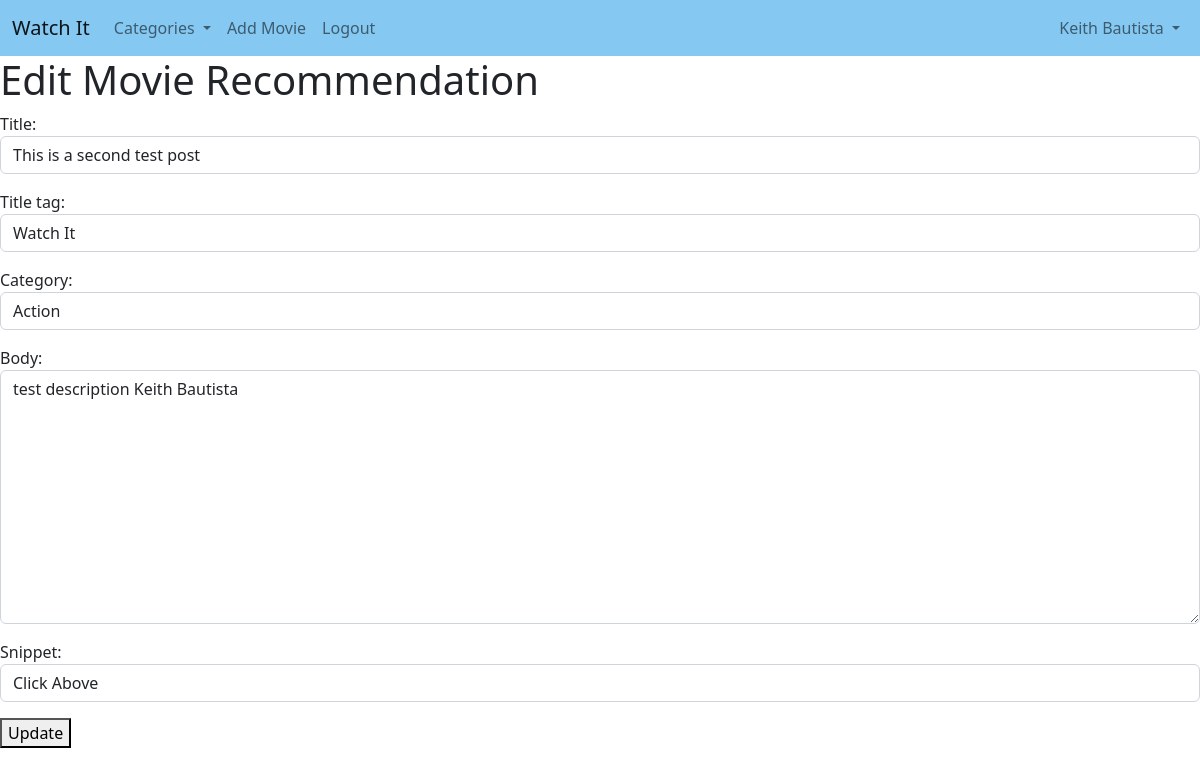
Page /movie/edit/2 (signed in) on the committed database.
### watchit/models.py (models this page shows, shortened)
class Post(models.Model):
    title = models.CharField(max_length=255)
    title_tag = models.CharField(max_length=255)
    header_image = CloudinaryField('image', default='default')
    author = models.ForeignKey(User, on_delete=models.CASCADE)
    """This will delete all of users' posts"""
    body = RichTextField(blank=True, null=True)
    post_date = models.DateField(auto_now_add=True)
    category = models.CharField(max_length=255, default='Action')
    snippet = models.CharField(max_length=255, default='Click Above')
    likes = models.ManyToManyField(User, related_name='blog_posts')

### watchit/views.py (the view)
# urls.py: path('movie/edit/<int:pk>', UpdateMovieView.as_view(), name="edit-movie"),
class UpdateMovieView(UpdateView):
    model = Post
    form_class = UpdatePost
    template_name = 'movie_update.html'
    def get_context_data(self, *args, **kwargs):
        category_menu = Category.objects.all()
        context = super(UpdateMovieView, self).get_context_data(*args, **kwargs)
        context["category_menu"] = category_menu
        return context

### watchit/forms.py
class UpdatePost(forms.ModelForm):
    class Meta:
        model = Post
        fields = ('title', 'title_tag', 'category', 'body', 'snippet')
        widgets = {
            'title': forms.TextInput(attrs={'class': 'form-control'}),
            'title_tag': forms.TextInput(attrs={'class': 'form-control'}),
            'category': forms.Select(choices=choice_list, attrs={'class': 'form-control'}),
            'body': forms.Textarea(attrs={'class': 'form-control'}),
            'snippet': forms.TextInput(attrs={'class': 'form-control'}),
            }

### watchit/models.py (called while the page is built)
    def __str__(self):
        return self.name

### watchit/templates/movie_update.html (shortened to what this page needs)
{% extends 'base.html' %}
{% block content %}
{% if user.is_authenticated %}
    {% if user.id == post.author.id %}
    <h1>Edit Movie Recommendation</h1>
    <div class="form-group">
        <form method="POST">
            {{ form.as_p }}
            <button>Update</button>
    </div>
    {% else %}
    <h1>You cannot edit this page</h1>
    {% endif %}
{% else %}
    <h1>You are not logged in</h1>
        <button class="nav-link" href="{% url 'registration' %}">Register</button>
        <button class="nav-link" href="{% url 'login' %}">Login</button>
{% endif %}
 {% endblock %}

### watchit/templates/base.html (shortened to what this page needs)
{% load static %}
<!doctype html>
<html lang="en">
  <head>
    <link href="https://cdn.jsdelivr.net/npm/bootstrap@5.2.2/dist/css/bootstrap.min.css" rel="stylesheet">
    <link rel="stylesheet" href="{% static 'css/style.css' %}">
  </head>
<body>
    <nav class="navbar navbar-expand-lg bg-light" id="navBarStyle">
        <div class="container-fluid">
          <a class="navbar-brand" href="{% url 'home' %}">Watch It</a>
          <div class="collapse navbar-collapse" id="navbarSupportedContent">
            <ul class="navbar-nav me-auto mb-2 mb-lg-0">
              <li class="nav-item dropdown">
                <a class="nav-link dropdown-toggle" href="#" id="navbarDropdown" role="button" data-toggle="dropdown" aria-haspopup="true" aria-expanded="false">
                  Categories
                </a>
              </li>
              {% if user.is_authenticated %}
              <li class="nav-item">
                <a class="nav-link" href="{% url 'add-movie' %}">Add Movie</a>
              </li>
              <li class="nav-item">
                <a class="nav-link" href="{% url 'logout' %}">Logout</a>
              </li>
              </ul>
              <ul class="navbar-nav mr-auto">
                <li class="nav-item dropdown">
                  <a class="nav-link dropdown-toggle" href="#" id="navbarDropdown" role="button" data-toggle="dropdown" aria-haspopup="true" aria-expanded="false">
                    {{user.first_name}} {{user.last_name}}
                  </a>
                </li>
              </ul>
              {% endif %}
          </div>
        </div>
      </nav>
    {% block content %}
    {% endblock %}
</body>
</html>

### watchit/static/css/style.css (style rules this page uses)
body { word-wrap: break-word; }
#navBarStyle, #watchItInfo { background-color: rgba(52, 165, 235, .6)!important; }

### rows in the picture
Post: title "This is a second test post", title_tag "Watch It", category "Action", body "test description Keith Bautista", snippet "Click Above"

### other values in the picture
{{ user.first_name }} "Keith"
{{ user.last_name }} "Bautista"
